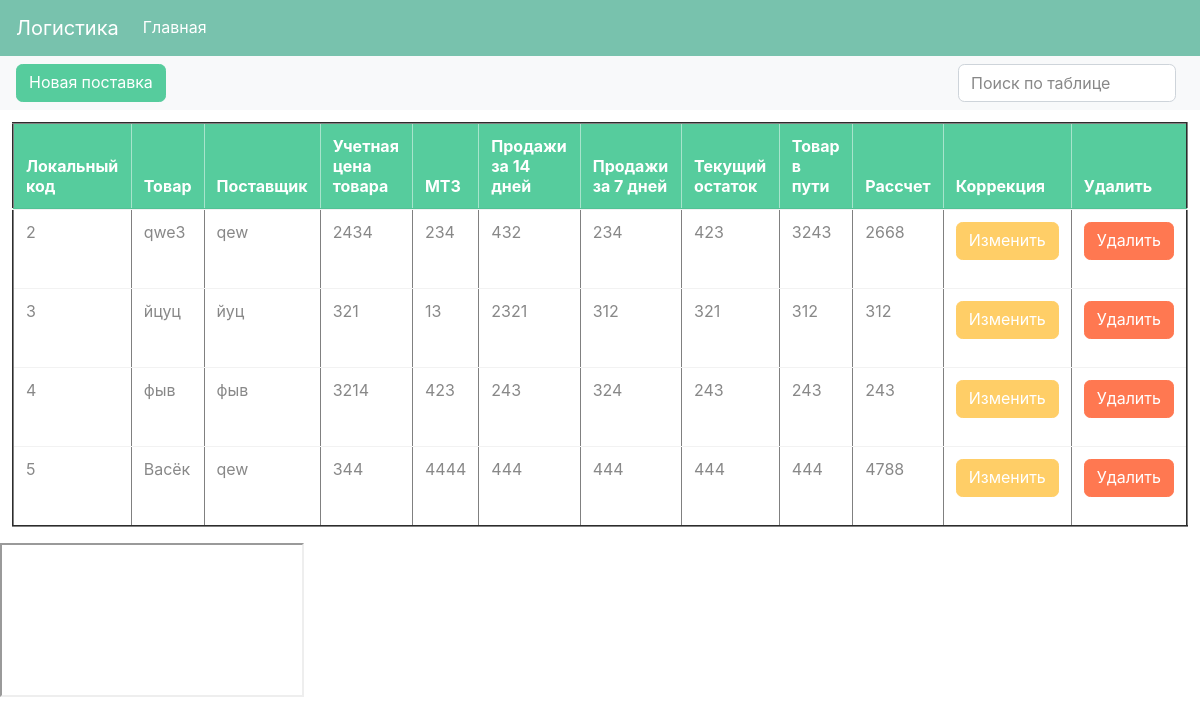
The page / on the database its author committed.
### product/models.py (models this page shows, shortened)
class Product(models.Model):
    product_id = models.AutoField(primary_key=True)
    name = models.CharField(max_length=200)
    trader_name = models.CharField(max_length=200)
    price = models.PositiveIntegerField()
    mtz= models.PositiveIntegerField()
    sell14 = models.PositiveIntegerField()
    sell7 = models.PositiveIntegerField()
    ost = models.PositiveIntegerField()
    road = models.PositiveIntegerField()
    summ = models.PositiveIntegerField(default=0)

### product/views.py (the view)
# urls.py: path('', views.product_list, name='product_list'),
def product_list(request, template_name='product/product_list.html'):
    product = Product.objects.all()
    data = {}
    data['object_list'] = product
    return render(request, template_name, data)

### product/templates/product/product_list.html (shortened to what this page needs)
{% extends "base.html" %}
{% block content %}
<nav class="navbar navbar-expand-lg navbar-light bg-light">
  <div class="collapse navbar-collapse" id="navbarColor03">
    <ul class="navbar-nav mr-auto">
      <li class="nav-item">
        <form  class="form-inline my-2 my-lg-0" method="get" action="{% url 'product:product_new' %}">
          <button type="submit" class="btn btn-success">Новая поставка</button>
        </form>
      </li>
    </ul>
    <form class="form-inline my-2 my-lg-0">
      <input class="form-control mr-sm-2" type="text" id="search" placeholder="Поиск по таблице">
    </form>
  </div>
</nav>
<div style="margin: 1%;">
<table border="2" class="table table-hover" id="mytable" cellspacing="0">
    <thead>
        <tr role="row" class="table-success">
            <th>Локальный код</th>
            <th>Товар</th>
            <th>Поставщик</th>
            <th>Учетная цена товара</th>
            <th>МТЗ</th>
            <th>Продажи за 14 дней</th>
            <th>Продажи за 7 дней</th>
            <th>Текущий остаток</th>
            <th>Товар в пути</th>
            <th>Рассчет</th>
            <th>Коррекция</th>
            <th>Удалить</th>
        </tr>
    </thead>
    <tbody>
      {% for product in object_list %}
      <tr role="row">
        <td>{{ product.product_id }} </td>
        <td> {{ product.name }}</td>
        <td> {{ product.trader_name }}</td>
        <td> {{ product.price }}</td>
        <td> {{ product.mtz }}</td>
        <td> {{ product.sell14 }} </td>
        <td> {{ product.sell7 }}</td>
        <td> {{ product.ost }}</td>
        <td> {{ product.road }} </td>
        <td> {{ product.summ }} </td>
        <td>
          <form method="get" action="{% url 'product:product_edit' product.product_id %}">
          <button type="submit" class="btn btn-warning"> Изменить</button>
          </form>
        <td>
          <form method="get" action="{% url 'product:product_delete' product.product_id %}">
          <button type="submit" class="btn btn-danger"> Удалить</button>
          </form>
      </tr>
      {% endfor %}
    </tbody>
</table>
</div>
<iframe src="{% url 'product:product_new' %}" align="center">
    Ваш браузер не поддерживает плавающие фреймы!
 </iframe>
{% endblock %}

### theme/templates/base.html (shortened to what this page needs)
{% load static %}
<html>
<head>
    <link rel="stylesheet" type="text/css" href="{% static 'css/bootstrap.min.css' %}">
</head>
<body>
    <div id="header">
      <nav class="navbar navbar-expand-lg navbar-dark bg-primary">
        <a class="navbar-brand" href="#">Логистика</a>
        <div class="collapse navbar-collapse" id="navbarColor01">
          <ul class="navbar-nav mr-auto">
            <li class="nav-item active">
              <a class="nav-link" href="/">Главная <span class="sr-only">(current)</span></a>
            </li>
          </ul>
        </div>
      </nav>
    </div>
    <div id="content">
        {% block content %}
        {% endblock %}
    </div>
</body>
</html>

### rows shown on the page
Product: product_id "2", name "qwe3", trader_name "qew", price "2434", mtz "234", sell14 "432", sell7 "234", ost "423", road "3243", summ "2668"
Product: product_id "3", name "йцуц", trader_name "йуц", price "321", mtz "13", sell14 "2321", sell7 "312", ost "321", road "312", summ "312"
Product: product_id "4", name "фыв", trader_name "фыв", price "3214", mtz "423", sell14 "243", sell7 "324", ost "243", road "243", summ "243"
Product: product_id "5", name "Васёк", trader_name "qew", price "344", mtz "4444", sell14 "444", sell7 "444", ost "444", road "444", summ "4788"
